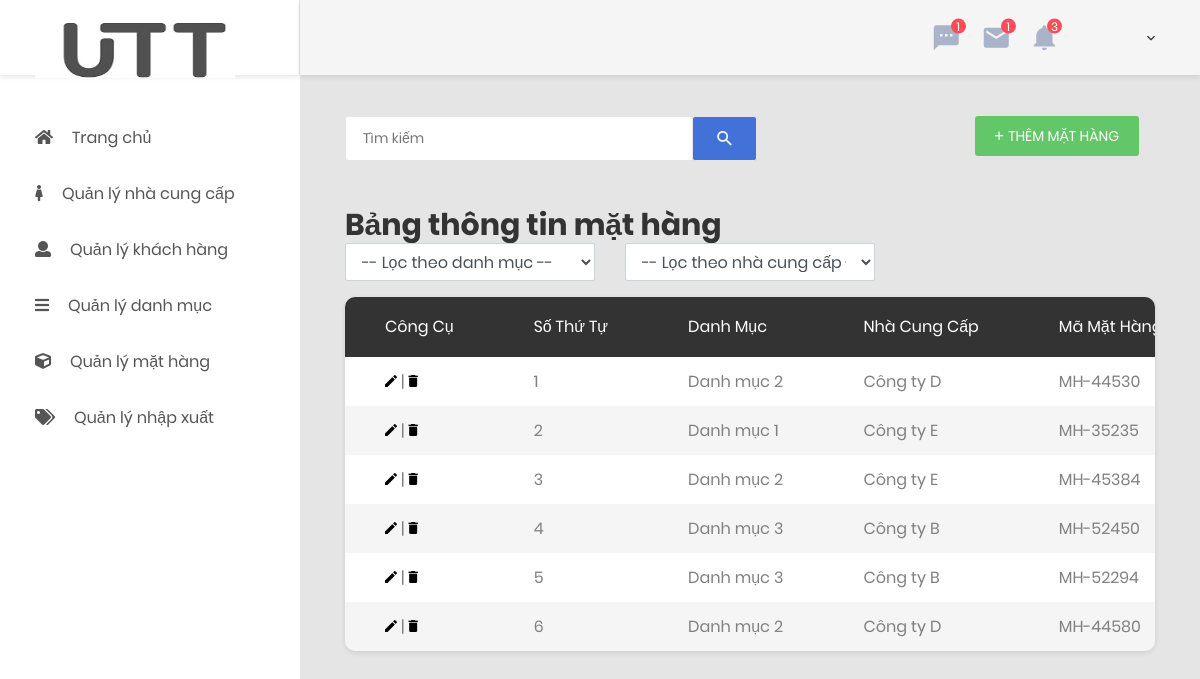
/index.php/item/toList, run on the app's committed database.
### tables this page shows
CREATE TABLE `mathang` (
  `id_mathang` int(11) NOT NULL,
  `ma_mathang` varchar(25) DEFAULT NULL,
  `ten_mathang` varchar(255) DEFAULT NULL,
  `soluonght` int(11) DEFAULT NULL,
  `gia` double DEFAULT NULL,
  `donvitinh` varchar(255) DEFAULT NULL,
  `ngaynhapkhomoinhat` date DEFAULT NULL,
  `id_danhmuc` int(11) DEFAULT NULL,
  `id_nhacungcap` int(11) DEFAULT NULL
);

CREATE TABLE `danhmuc` (
  `id_danhmuc` int(11) NOT NULL,
  `ten_danhmuc` varchar(255) DEFAULT NULL,
  `loai` varchar(255) DEFAULT NULL
);

CREATE TABLE `nhacungcap` (
  `id_nhacungcap` int(11) NOT NULL,
  `ten_nhacungcap` varchar(255) DEFAULT NULL,
  `diachi` varchar(255) DEFAULT NULL,
  `gmail` varchar(255) DEFAULT NULL,
  `sodienthoai` varchar(255) DEFAULT NULL,
  `ngayhoptac` date DEFAULT NULL,
  `loaisanpham` varchar(255) DEFAULT NULL,
  `nguoidaidien` varchar(255) DEFAULT NULL
);

### application/controllers/Item.php (called while the page is built, shortened)
<?php
class Item extends CI_Controller {
	public function __construct()
	{
		$this->load->model('Item_Model');
		$this->load->model('Supplier_Model');
		$this->load->model('Cat_Model');
	}
	public function toList()
	{
		$data['all'] = $this->Item_Model->get();
		$data['supplier'] = $this->Supplier_Model->get();
		$data['cats'] = $this->Cat_Model->get();
		$this->load->view('header');
		$this->load->view('header_desktop');
		$this->load->view('sidebar');
		$this->load->view('list_items',$data);
		$this->load->view('footer');
	}
}

### index.php (called while the page is built, shortened)
<?php
require_once BASEPATH.'core/CodeIgniter.php';

### application/models/Item_Model.php (called while the page is built, shortened)
<?php if (!defined('BASEPATH')) exit('No direct script access allowed');
class Item_Model extends CI_Model {
    public function get() {
    	$this->db->select('*');
    	$this->db->join('nhacungcap', self::TABLE_NAME.'.id_nhacungcap = nhacungcap.id_nhacungcap', 'left');
    	$this->db->join('danhmuc', self::TABLE_NAME.'.id_danhmuc = danhmuc.id_danhmuc', 'left');
      return $this->db->get(self::TABLE_NAME)->result_array();
    }
}
?>

### application/views/list_items.php (the view, shortened to what this page needs)
<div class="main-content">
	<div class="section__content section__content--p30">
		<div class="container-fluid">
			<div class="row">
				<div class="col-lg-9">
					<form class="form-header">
						<input class="au-input au-input--xl" type="text" name="search"  id="search"
						placeholder="Tìm kiếm" value="<?= set_value('search') ?>">
						<button class="au-btn--submit" type="submit">
							<i class="zmdi zmdi-search"></i>
						</button>
					</form>
				</div>
				<div class="col-lg-3">
					<button class="au-btn au-btn-icon au-btn--green au-btn--small" data-toggle="modal"
					data-target="#addmodels">
					<i class="zmdi zmdi-plus"></i>Thêm Mặt Hàng</button>
				</div>
			</div>
			<div class="row">
			</div>
			<div class="row" style="height: 30px;"></div>
			<div class="row">
				<div class="col-lg-12">
					<h2>Bảng thông tin mặt hàng</h2>
					<div class="row form-group">
						<div class="col-5 col-md-4">
							<select name="filter_coso" id="filter_danhmuc" class="form-control">
								<option value="">-- Lọc theo danh mục --</option>
							</select>
						</div>
						<div class="col-5 col-md-4">
							<select name="filter_daynha" id="filter_nhacungcap" class="form-control">
								<option value="">-- Lọc theo nhà cung cấp --</option>
							</select>
						</div>
					</div>
					<div class="table-responsive table--no-card m-b-30">
						<table class="table table-borderless table-striped table-earning">
							<thead>
								<tr>
									<th>Công cụ</th>
									<th>Số thứ tự</th>
									<th>Danh Mục</th>
									<th>Nhà Cung Cấp</th>
									<th>Mã mặt hàng</th>
								</tr>
							</thead>
							<tbody id="myTable">
								<?php $i=1; ?>
								<?php foreach ($all as $value): ?>
									<tr>
										<td>
											<button data-toggle="modal"
											data-target="#editmodels<?= $value['id_mathang'] ?>">
											<i class="zmdi zmdi-edit"></i>
										</button>
										|
										<button data-toggle="modal"
										data-target="#deletemodels<?= $value['id_mathang'] ?>">
										<i class="zmdi zmdi-delete"></i>
									</button>
								</td>
								<td><?= $i ?></td>
								<td><?= $value['ten_danhmuc'] ?></td>
								<td><?= $value['ten_nhacungcap'] ?></td>
								<td><?= $value['ma_mathang'] ?></td>
							</tr>
							<?php $i++; ?>
						<?php endforeach ?>
					</tbody>
				</table>
			</div>
		</div>
	</div>
</div>
</div>
</div>

### application/views/header.php (shortened to what this page needs)
<html lang="en">
<head>
    <link href="<?= base_url() ?>assets/css/font-face.css" rel="stylesheet" media="all">
    <link href="<?= base_url() ?>assets/vendor/font-awesome-4.7/css/font-awesome.min.css" rel="stylesheet" media="all">
    <link href="<?= base_url() ?>assets/vendor/font-awesome-5/css/fontawesome-all.min.css" rel="stylesheet" media="all">
    <link href="<?= base_url() ?>assets/vendor/mdi-font/css/material-design-iconic-font.min.css" rel="stylesheet" media="all">
    <link href="<?= base_url() ?>assets/vendor/bootstrap-4.1/bootstrap.min.css" rel="stylesheet" media="all">
    <link href="<?= base_url() ?>assets/vendor/animsition/animsition.min.css" rel="stylesheet" media="all">
    <link href="<?= base_url() ?>assets/vendor/bootstrap-progressbar/bootstrap-progressbar-3.3.4.min.css" rel="stylesheet" media="all">
    <link href="<?= base_url() ?>assets/vendor/wow/animate.css" rel="stylesheet" media="all">
    <link href="<?= base_url() ?>assets/vendor/css-hamburgers/hamburgers.min.css" rel="stylesheet" media="all">
    <link href="<?= base_url() ?>assets/vendor/slick/slick.css" rel="stylesheet" media="all">
    <link href="<?= base_url() ?>assets/vendor/select2/select2.min.css" rel="stylesheet" media="all">
    <link href="<?= base_url() ?>assets/vendor/perfect-scrollbar/perfect-scrollbar.css" rel="stylesheet" media="all">
    <link href="<?= base_url() ?>assets/css/theme.css" rel="stylesheet" media="all">
</head>
<body class="animsition">
    <div class="page-wrapper">

### application/views/header_desktop.php (shortened to what this page needs)
<div class="page-container">
  <header class="header-desktop">
   <div class="section__content section__content--p30">
       <div class="container-fluid">
           <div class="header-wrap">
               <div class="header-button">
                   <div class="noti-wrap">
                       <div class="noti__item js-item-menu">
                           <i class="zmdi zmdi-comment-more"></i>
                           <span class="quantity">1</span>
                       </div>
                       <div class="noti__item js-item-menu">
                           <i class="zmdi zmdi-email"></i>
                           <span class="quantity">1</span>
                       </div>
                       <div class="noti__item js-item-menu">
                           <i class="zmdi zmdi-notifications"></i>
                           <span class="quantity">3</span>
                       </div>
                   </div>
                   <div class="account-wrap">
                       <div class="account-item clearfix js-item-menu">
                           <div class="image">
                           </div>
                           <div class="content">
                               <a class="js-acc-btn" href="#"><?= $_SESSION['user'] ?></a>
                           </div>
                           </div>
                       </div>
                   </div>
               </div>
           </div>
       </header>

### application/views/sidebar.php (shortened to what this page needs)
 <aside class="menu-sidebar d-none d-lg-block">
    <div class="logo" style="background: white;">
        <a href="<?= base_url() ?>User/Trangchu">
            <img style="height: 80px; width: 200px;"
            src="<?= base_url() ?>assets/images/icon/UTT.jpg" alt="Cool Admin" />
        </a>
    </div>
    <div class="menu-sidebar__content js-scrollbar1">
        <nav class="navbar-sidebar">
            <ul class="list-unstyled navbar__list">
                <li>
                    <a class="js-arrow" href="<?= base_url() ?>User/Trangchu">
                        <i class="fa fa-home"></i>Trang chủ
                    </a>
                </li>
                <li>
                    <a class="js-arrow" href="<?= base_url() ?>Nhacungcap/">
                        <i class="fa fa-female"></i>Quản lý nhà cung cấp
                    </a>
                </li>
                <li>
                    <a class="js-arrow" href="<?= base_url() ?>Khachhang/">
                        <i class="fa fa-user"></i>Quản lý khách hàng
                    </a>
                </li>
                <li>
                    <a class="js-arrow" href="<?= base_url() ?>Cat/">
                       <i class="fa fa-bars"></i>Quản lý danh mục
                    </a>
                </li>
                <li>
                    <a class="js-arrow" href="<?= base_url() ?>Item/">
                     <i class="fas fa-cube"></i>Quản lý mặt hàng
                 </a>
             </li>
             <li class="has-sub">
                <a class="js-arrow" href="#">
                    <i class="fa fa-tags"></i>Quản lý nhập xuất</a>
            </li>
        </ul>
    </nav>
</div>
</aside>

### application/views/footer.php (shortened to what this page needs)
</body>
</html>

### data on the page
mathang: id_danhmuc.ten_danhmuc "Danh mục 2", id_nhacungcap.ten_nhacungcap "Công ty D", ma_mathang "MH-44530"
mathang: id_danhmuc.ten_danhmuc "Danh mục 1", id_nhacungcap.ten_nhacungcap "Công ty E", ma_mathang "MH-35235"
mathang: id_danhmuc.ten_danhmuc "Danh mục 2", id_nhacungcap.ten_nhacungcap "Công ty E", ma_mathang "MH-45384"
mathang: id_danhmuc.ten_danhmuc "Danh mục 3", id_nhacungcap.ten_nhacungcap "Công ty B", ma_mathang "MH-52450"
mathang: id_danhmuc.ten_danhmuc "Danh mục 3", id_nhacungcap.ten_nhacungcap "Công ty B", ma_mathang "MH-52294"
mathang: id_danhmuc.ten_danhmuc "Danh mục 2", id_nhacungcap.ten_nhacungcap "Công ty D", ma_mathang "MH-44580"
